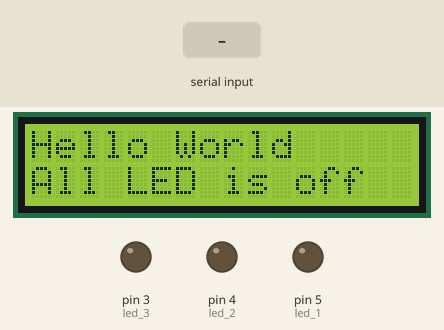
A sketch run on a simulated Arduino Uno, built with avr-gcc and run on an emulated ATmega328P. Shown: 16×2 character LCD, output pins drawn as LEDs (lit = HIGH). The test bench sets the inputs (shaded band). What the sketch prints to the serial monitor is not drawn.

Above: at 1.2 s.
1.3 s: "30,150\n" received over Serial
At 2.5 s:
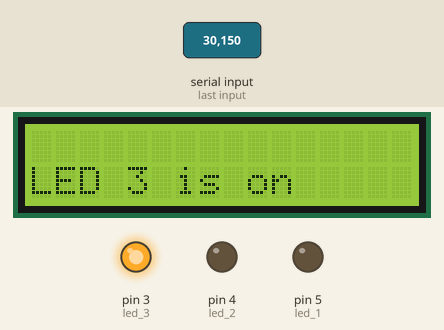
4.3 s: "2" received over Serial
At 6.4 s:
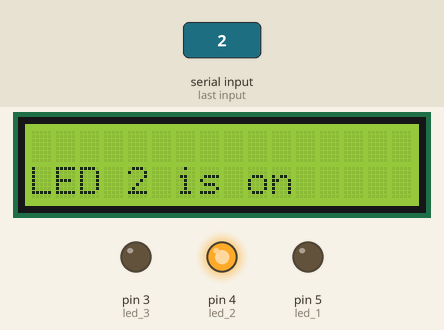
7.3 s: "1" received over Serial
At 9.0 s:
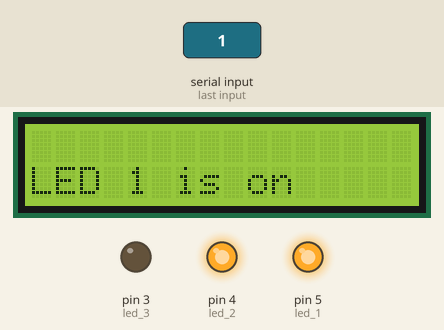
9.6 s: "3" received over Serial
At 11.4 s:
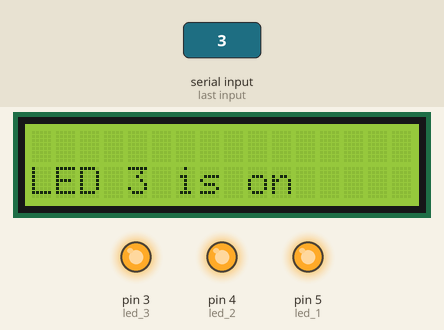
11.7 s: "0" received over Serial
At 12.9 s:
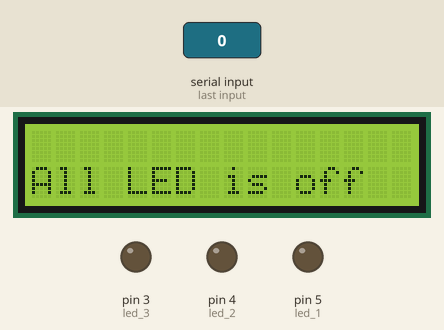
Timing chart, 0 to 14.7 s (numbered marks = the images above; inputs shaded):
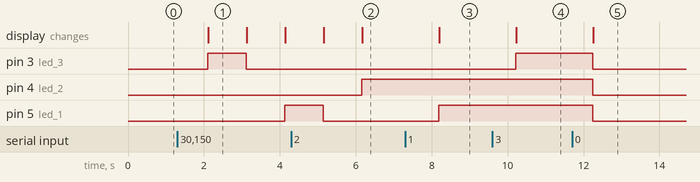

Measured:
- after the input at 1.3 s, pin 3 (led_3): LOW → HIGH after 0.80 s, → LOW 1.0 s later; pin 5 (led_1): LOW → HIGH after 2.8 s; the display: changes after 0.82 s (image 1)
- after the input at 4.3 s, pin 4 (led_2): LOW → HIGH after 1.9 s; the display: first differs from a run without the input after 1.9 s (image 2)
- after the input at 7.3 s, pin 5 (led_1): LOW → HIGH after 0.89 s; the display: changes after 0.90 s (image 3)
- after the input at 9.6 s, pin 3 (led_3): LOW → HIGH after 0.61 s; the display: changes after 0.63 s (image 4)
- after the input at 11.7 s, pin 3 (led_3), pin 4 (led_2), pin 5 (led_1): HIGH → LOW after 0.54 s; the display: changes after 0.56 s (image 5)
- what the display in image 1 shows lasts 1.0 s, from 2.1 s to 3.1 s

The sketch:

lcd.ino
```cpp
#include <Adafruit_LiquidCrystal.h>

Adafruit_LiquidCrystal lcd(0);

int led_1 = 5;
int led_2 = 4;
int led_3 = 3;

char wtfSerial = '0';
int state = 0;

void setup() {

    pinMode(led_1, OUTPUT);
    pinMode(led_2, OUTPUT);
    pinMode(led_3, OUTPUT);

    Serial.begin(9600);
    Serial.println("Program is Start.");

    digitalWrite(led_1, LOW);
    digitalWrite(led_2, LOW);
    digitalWrite(led_3, LOW);

    lcd.begin(16, 2);
    lcd.print("Hello World");
}

void loop() {

    if(Serial.available() > 0) {
        wtfSerial = Serial.read();
        Serial.print("State: ");
        Serial.println(wtfSerial);
    }
    if(wtfSerial == '0') {
    	digitalWrite(led_1, LOW);
        digitalWrite(led_2, LOW);
        digitalWrite(led_3, LOW);
        lcd.setCursor(0, 1);
        lcd.print("All LED is off");
        delay(1000);
    }
    if(wtfSerial == '1') {
        state = wtfSerial;
    	digitalWrite(led_1, HIGH);
        lcd_print();
    }
    if(wtfSerial == '2') {
        state = wtfSerial;
    	digitalWrite(led_2, HIGH);
        lcd_print();
    }
    if(wtfSerial == '3') {
        state = wtfSerial;
    	digitalWrite(led_3, HIGH);
        lcd_print();
    }
}

void lcd_print(){
    lcd.clear();
    lcd.setCursor(0, 1);
    lcd.print("LED ");
    lcd.print(state - '0');
    lcd.print(" is on");
    delay(1000);
}
```
